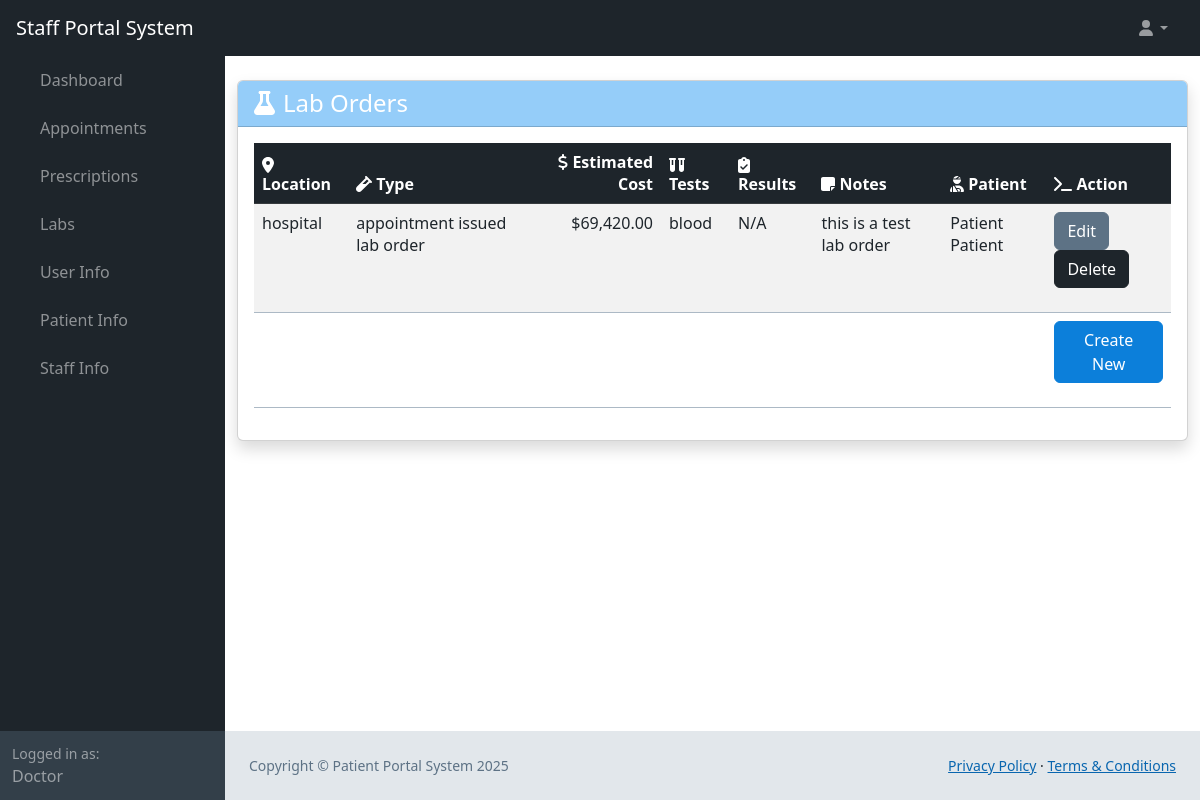
The app's page /web_root/labs.php (signed in) with its own data.
### tables this page shows
CREATE TABLE `user` (
  `user_id` bigint(20) NOT NULL AUTO_INCREMENT,
  `first_name` varchar(25) NOT NULL,
  `last_name` varchar(50) NOT NULL,
  `phone_number` bigint(20) NOT NULL,
  `email` varchar(50) NOT NULL,
  `username` varchar(25) NOT NULL,
  `password_hash` varchar(60) NOT NULL,
  `bio` mediumtext DEFAULT NULL,
  `profile_pic` longblob DEFAULT NULL,
  PRIMARY KEY (`user_id`)
);

CREATE TABLE `lab_order` (
  `order_id` int(11) NOT NULL AUTO_INCREMENT,
  `location` varchar(45) DEFAULT NULL,
  `type` varchar(45) DEFAULT NULL,
  `estimated_cost` double DEFAULT NULL,
  `tests` mediumtext DEFAULT NULL,
  `results` mediumtext DEFAULT 'N/A',
  `notes` tinytext DEFAULT NULL,
  `patient_id` int(11) NOT NULL,
  `staff_id` int(11) NOT NULL,
  PRIMARY KEY (`order_id`),
  KEY `fk_lab_order_patient1_idx` (`patient_id`),
  KEY `fk_lab_order_staff1_idx` (`staff_id`),
  CONSTRAINT `fk_lab_order_patient1` FOREIGN KEY (`patient_id`) REFERENCES `patient` (`patient_id`),
  CONSTRAINT `fk_lab_order_staff1` FOREIGN KEY (`staff_id`) REFERENCES `staff` (`staff_id`)
);

### web_root/labs.php (called while the page is built, shortened)
<?php
require 'generic.php';
if ($mode == 'Patient') {
    $patient_id = $patient['patient_id'];
    $query = 'SELECT * FROM lab_order JOIN staff ON lab_order.staff_id = staff.staff_id JOIN user ON user.user_id = staff.user_id WHERE lab_order.patient_id = ' . $patient_id;
    $lab_orders = queryAsArray($conn, $query);
} else if ($mode == 'Staff') {
    $staff_id = $staff['staff_id'];
    $query = 'SELECT * FROM lab_order JOIN patient ON lab_order.patient_id = patient.patient_id JOIN user ON user.user_id = patient.user_id WHERE lab_order.staff_id = ' . $staff_id;
    $lab_orders = queryAsArray($conn, $query);
} else if ($mode == 'Admin') {
    $lab_orders = getDatafromTable($conn, "lab_order", ["*"]);
}
?>
<?php
require 'landing-content.php';
?>

### web_root/generic.php (called while the page is built, shortened)
<?php
    require 'functions.php';
    $conn = OpenCon();
    $userData = getDatafromTable($conn, "user", ["username" => $_SESSION['username']])[0];
    $user_id = $userData['user_id'];
    $firstName = $userData['first_name'];
    if (sizeOf(getDatafromTable($conn, "staff", ["user_id" => $user_id])) > 0) {
        $staff = getDatafromTable($conn, "staff", ["user_id" => $user_id])[0];
        $mode = 'Staff';
    }
?>

### web_root/functions.php (called while the page is built, shortened)
<?php
function getDatafromTable(mysqli $conn, string $table, array $searchConditions, $booleanOperations = "AND", $query = "select * from "): int|array
{
    $type = gettype($booleanOperations);
    if ($type == "array") {
        if (sizeof($booleanOperations) > sizeof($searchConditions)) {
            printf("There should be more search conditions than boolean operations");
            return 100;
        }
        for ($i = 0; $i < sizeof($booleanOperations); $i++) {
            if (!in_array(strtoupper($booleanOperations[$i]), ["OR", "AND", "XOR"])) {
                printf("Error getting data: incorrect boolean operator in '$booleanOperations'");
                return 101;
            }
        }
        for ($i = 0; $i < sizeof($searchConditions); $i++) {
            if ($i < sizeof($booleanOperations)) {
                $operations[$i] = strtoupper($booleanOperations[$i]);
            } else {
                $operations[$i] = "AND";
            }
        }
    } else if (!($type == "string")) {
        printf("Error incorrect data type for '$booleanOperations'");
        return 103;
    } else {
        if (in_array(strtoupper($booleanOperations), ["OR", "AND", "XOR"])) {
            for ($i = 0; $i < sizeof($searchConditions); $i++) {
                $operations[$i] = strtoupper($booleanOperations);
            }
        }
    }
    $query .= $table;
    if (sizeof($searchConditions) > 0) {
        $query .= " WHERE ";
    }
    $i = 0;
    foreach ($searchConditions as $key => $value) {
        $query .= $key . " = " . '\'' . $value . '\'';
        $query .= ' ' . $operations[$i] . ' ';
        $i++;
    }
    $query = substr($query, 0, strlen($query) - (strlen($operations[sizeof($operations) - 1]) + 2)) . ';';
    $result = mysqli_query($conn, $query);
    $results = mysqli_fetch_all($result, MYSQLI_BOTH);
    return $results;
}
function queryAsArray($conn, $query): array
{
    return $conn->query($query)->fetch_all(MYSQLI_BOTH);
}
?>

### web_root/labs-content.php (the view, shortened to what this page needs)
<div class="container py-4">
    <div class="card shadow">
        <div class="card-header bg-primary text-white">
            <h1 class="h4 mb-0"><i class="fas fa-flask me-2"></i>Lab Orders</h1>
        </div>
        <div class="card-body">
            <?php if (empty($lab_orders) && $mode == 'Patient'): ?>
                <div class="alert alert-dark">
                    <i class="fas fa-info-circle me-2"></i>No lab orders found.
                </div>
            <?php else: ?>
                <div class="table-responsive">
                    <table class="table table-striped table-hover">
                        <thead class="table-dark">
                            <tr>
                                <th><i class="fas fa-map-marker-alt me-1"></i>Location</th>
                                <th><i class="fas fa-vial me-1"></i>Type</th>
                                <th class="text-end"><i class="fas fa-dollar-sign me-1"></i>Estimated Cost</th>
                                <th><i class="fas fa-vials me-1"></i>Tests</th>
                                <th><i class="fas fa-clipboard-check me-1"></i>Results</th>
                                <th><i class="fas fa-sticky-note me-1"></i>Notes</th>
                                <?php if ($mode == 'Patient'): ?>
                                    <th><i class="fas fa-user-md me-1"></i>Staff Member</th>
                                <?php elseif ($mode == 'Staff'): ?>
                                    <th><i class="fas fa-user-injured me-1"></i>Patient</th>
                                <?php elseif ($mode == 'Admin'): ?>
                                    <th><i class="fas fa-user-injured me-1"></i>Patient ID</th>
                                    <th><i class="fas fa-user-md me-1"></i>Staff ID</th>
                                <?php endif; ?>
                                <?php if ($mode != 'Patient'): ?>
                                    <th><i class="fas fa-terminal me-1"></i>Action</th>
                                <?php endif; ?>
                            </tr>
                        </thead>
                        <tbody>
                            <?php foreach ($lab_orders as $lab): ?>
                                <tr>
                                    <td><?= htmlspecialchars($lab['location']) ?></td>
                                    <td><?= htmlspecialchars($lab['type']) ?></td>
                                    <td class="text-end">$<?= number_format($lab['estimated_cost'], 2) ?></td>
                                    <td><?= htmlspecialchars($lab['tests']) ?></td>
                                    <td><?= htmlspecialchars($lab['results']) ?></td>
                                    <td><?= htmlspecialchars($lab['notes']) ?></td>
                                    <?php if ($mode == 'Admin'): ?>
                                        <td><?= htmlspecialchars($lab['patient_id']) ?></td>
                                        <td><?= htmlspecialchars($lab['staff_id']) ?></td>
                                    <?php else: ?>
                                        <td><?= htmlspecialchars($lab['first_name'] . ' ' . $lab['last_name']) ?>
                                        </td>
                                    <?php endif; ?>
                                    <?php if ($mode != 'Patient'): ?>
                                        <td>
                                            <form method="POST">
                                                <button type="button" class="btn btn-secondary" data-bs-toggle="modal"
                                                    data-bs-target="#editModal" name="edit-button"
                                                    lab-id=<?= htmlspecialchars($lab['order_id']) ?>
                                                    location="<?= htmlspecialchars($lab['location']) ?>"
                                                    edit-type="<?= htmlspecialchars($lab['type']) ?>"
                                                    cost="<?= htmlspecialchars($lab['estimated_cost']) ?>"
                                                    tests="<?= htmlspecialchars($lab['tests']) ?>"
                                                    results="<?= htmlspecialchars($lab['results']) ?>"
                                                    notes="<?= htmlspecialchars($lab['notes']) ?>">Edit</button>
                                                <button type="button" class="btn btn-dark" data-bs-toggle="modal"
                                                    data-bs-target="#deleteModal" name='delete-button'
                                                    lab-id=<?= htmlspecialchars($lab['order_id']) ?>>Delete</button>
                                            </form>
                                        </td>
                                    <?php endif; ?>
                                </tr>
                            <?php endforeach; ?>
                            <?php if ($mode != 'Patient'): ?>
                                <tr>
                                    <td>
                                    </td>
                                    <td>
                                    </td>
                                    <td>
                                    </td>
                                    <td>
                                    </td>
                                    <td>
                                    </td>
                                    <td>
                                    </td>
                                    <td>
                                    </td>
                                    <td>
                                        <form method="POST">
                                            <button type="button" class="btn btn-primary" data-bs-toggle="modal"
                                                data-bs-target="#createModal" name='create-button'>Create New</button>
                                        </form>
                                    </td>
                                </tr>
                            <?php endif; ?>
                        </tbody>
                    </table>
                </div>
            <?php endif; ?>
        </div>
    </div>
</div>

### web_root/landing-content.php (shortened to what this page needs)
<!DOCTYPE html>
<html lang="en">
<head>
    <link href="../css/styles.css" rel="stylesheet" />
    <link href="../css/calendar.css" rel="stylesheet" />
</head>
<body class="sb-nav-fixed">
    <nav class="sb-topnav navbar navbar-expand navbar-dark bg-dark">
        <a class="navbar-brand ps-3" href="landing.php"><?php echo $mode . " Portal System" ?></a>
        <ul class="navbar-nav ms-auto ms-md-0 me-3 me-lg-4">
            <li class="nav-item dropdown">
                <a class="nav-link dropdown-toggle" id="navbarDropdown" href="#" role="button" data-bs-toggle="dropdown"
                    aria-expanded="false"><i class="fas fa-user fa-fw"></i></a>
            </li>
        </ul>
    </nav>
    <div id="layoutSidenav">
        <div id="layoutSidenav_nav">
            <nav class="sb-sidenav accordion sb-sidenav-dark" id="sidenavAccordion">
                <div class="sb-sidenav-menu">
                    <div class="nav">
                        <div class="collapse show" id="collapseLayouts" aria-labelledby="headingOne"
                            data-bs-parent="#sidenavAccordion">
                            <nav class="sb-sidenav-menu-nested nav">
                                <a class="nav-link" href="landing.php">Dashboard</a>
                                <a class="nav-link" href="appointments.php">Appointments</a>
                                <a class="nav-link" href="prescriptions.php">Prescriptions</a>
                                <a class="nav-link" href="labs.php">Labs</a>
                                <?php if ($mode != 'Patient'): ?>
                                    <a class="nav-link" href="user-info.php">User Info</a>
                                    <a class="nav-link" href="patient-info.php">Patient Info</a>
                                <?php endif; ?>
                                <a class="nav-link" href="staff-info.php">Staff Info</a>
                            </nav>
                        </div>
                    </div>
                </div>
                <div class="sb-sidenav-footer">
                    <div class="small">Logged in as:</div>
                    <?php echo $firstName; ?>
                </div>
            </nav>
        </div>
        <div id="layoutSidenav_content">
            <?php require $content_url ?>
            <?php require 'footer.php' ?>
        </div>
    </div>
</body>

### css/calendar.css (style rules this page uses)
:root { --fc-event-bg-color: #48A8F5; --fc-event-border-color: #48A8F5; --fc-button-text-color: #fff; --fc-button-bg-color: #333F49; --fc-button-border-color: #333F49; --fc-button-hover-bg-color: #1E252B; --fc-button-hover-border-color: #1E252B; --fc-button-active-bg-color: #1E252B; --fc-button-active-border-color: #1E252B; --fc-highlight-color: #cfe8fc; --fc-today-bg-color: #EFF2F4; }

### records on screen
user: first_name "Doctor"
lab_order: location "hospital", type "appointment issued lab order", estimated_cost "69,420.00", tests "blood", results "N/A", notes "this is a test lab order", user.first_name+last_name "Patient Patient"

### other values on screen
$mode "Staff"
